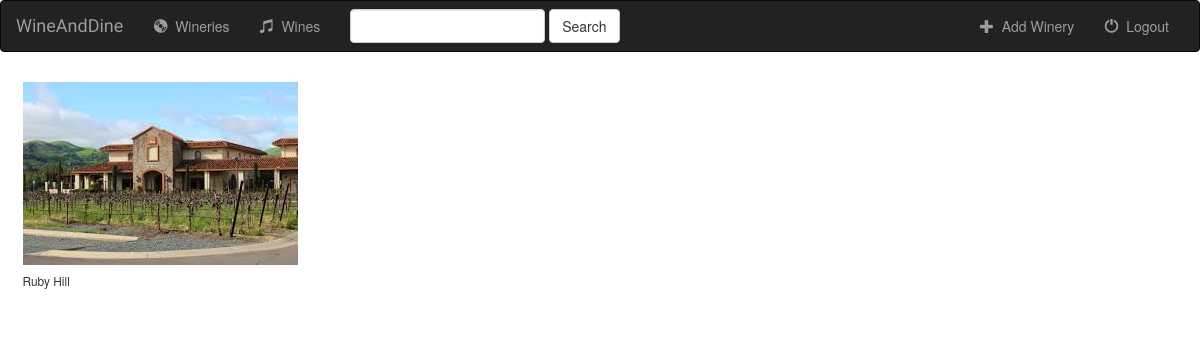
/, run on an earlier commit of the app's database.
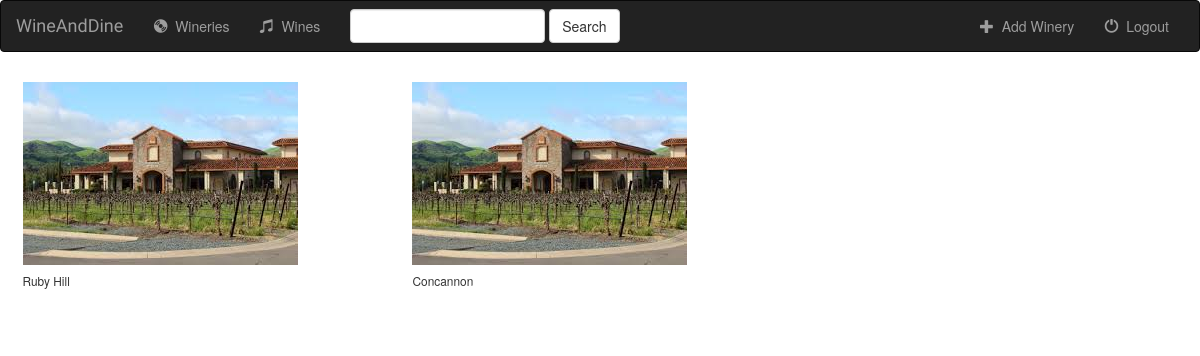
And on a later commit of the database.
### Wine/models.py (models this page shows, shortened)
class Winery(models.Model):
    winery_name = models.CharField(max_length=250)
    winery_location = models.CharField(max_length=250)
    winery_picture = models.FileField(default='')

### Wine/views.py (the view)
# urls.py: url(r'^$', views.IndexView.as_view(), name='index'),
class IndexView(generic.ListView):
    template_name = 'Wine/index.html'
    context_object_name = 'all_wineries'
    def get_queryset(self):
        return Winery.objects.all()

### Wine/templates/Wine/index.html (shortened to what this page needs)
{% extends 'Wine/base.html' %}
{%  block body %}
    <div class="container">
        <div class="row" style="display: flex; overflow-x: scroll ">
        {% for winery in all_wineries %}
                <div class="card">
                  <img src="../../static/winery/images/RubyHill.jpg">
                  <p class="card-text"> {{ winery.winery_name }}</p>
                </div>
        {% endfor %}
        </div>
    </div>
{% endblock %}

### Wine/templates/Wine/base.html (shortened to what this page needs)
<!DOCTYPE html>
<html lang="en">
<head>
    {% load staticfiles %}
    <link rel="stylesheet" type="text/css" href="{% static 'winery/style.css' %}" />
    <link rel="stylesheet" href="https://maxcdn.bootstrapcdn.com/bootstrap/3.3.6/css/bootstrap.min.css">
</head>
<body>
<nav class="navbar navbar-inverse">
    <div class="container-fluid">
        <div class="navbar-header">
            <a class="navbar-brand" href="{% url 'Wine:index' %}">WineAndDine</a>
        </div>
        <div class="collapse navbar-collapse" id="topNavBar">
            <ul class="nav navbar-nav">
                <li class="#active_state">
                    <a href="{% url 'Wine:index' %}">
                        <span class="glyphicon glyphicon-cd" aria-hidden="true"></span>&nbsp; Wineries
                    </a>
                </li>
                <li class="">
                    <a href="#">
                        <span class="glyphicon glyphicon-music" aria-hidden="true"></span>&nbsp; Wines
                    </a>
                </li>
            </ul>
            <form class="navbar-form navbar-left" role="search" method="get" action="#">
                <div class="form-group">
                    <input type="text" class="form-control" name="q" value="">
                    <button type="submit" class="btn btn-default">Search</button>
                </div>
            </form>
            <ul class="nav navbar-nav navbar-right">
                <li class="">
                    <a href="{% url 'Wine:winery-add' %}">
                        <span class="glyphicon glyphicon-plus" aria-hidden="true"></span>&nbsp; Add Winery
                    </a>
                </li>
                <li class="">
                    <a href="#">
                        <span class="glyphicon glyphicon-off" aria-hidden="true"></span>&nbsp; Logout
                    </a>
                </li>
            </ul>
        </div>
    </div>
</nav>
{%  block body %}
{% endblock %}
</body>
</html>

### Wine/static/winery/style.css (style rules this page uses)
.card { float: left; width: 33.333%; padding: .75rem; margin-bottom: 2rem; border: 0; }
.card > img { margin-bottom: .75rem; }
.card-text { font-size: 85%; }
.container { padding: 2px 16px; }
.navbar { border-radius: 0; }
.navbar-brand { font-family: 'Satisfy', cursive; }

What changed in the data, as far as the page shows it:
added Winery: winery_name "Concannon"
